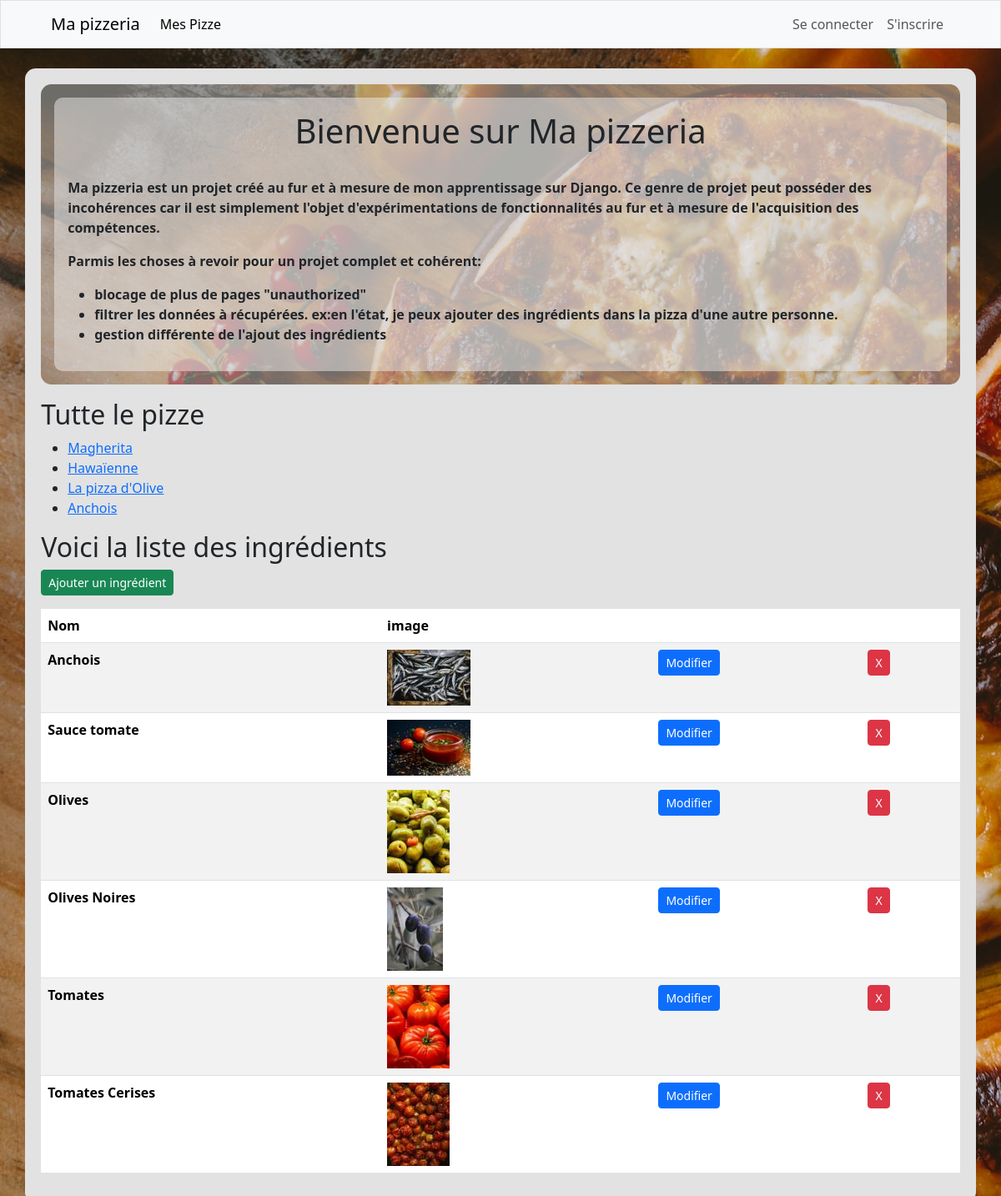
The page / on the database its author committed.
### pizzas/models.py (models this page shows, shortened)
class Pizza(models.Model):
    name = models.CharField(max_length=50)
    owner = models.ForeignKey(User, on_delete=models.CASCADE)
    def __str__(self) -> str:
        return self.name

class Topping(models.Model):
    pizza = models.ManyToManyField(Pizza)
    name = models.CharField(max_length=50)
    field_name = models.ImageField(upload_to='images/', height_field=None, width_field=None, max_length=100, blank=True)
    def __str__(self) -> str:
        return self.name

### pizzas/views.py (the view)
# urls.py: path('', views.index, name='index'),
def index(request):
    toppings = Topping.objects.all()
    pizze = Pizza.objects.all()
    title = "Page Accueil"
    context = {'toppings': toppings, 'pizze': pizze, 'title': title}
    return render(request, 'pizzas/index.html', context)

### pizzas/templates/pizzas/index.html (shortened to what this page needs)
{% extends 'pizzas/base.html' %}
{% block page_header %}
{% load static %}
    <div class="jumbotron p-3 jumbotron-index">
        <div class="jumbotron-text">
            <div class=" cadre-gris">
                <h1 class=" text-center pb-4">Bienvenue sur Ma pizzeria</h1>
                <p>Ma pizzeria est un projet créé au fur et à mesure de mon apprentissage sur Django. Ce genre de projet peut posséder des incohérences car il est simplement l'objet d'expérimentations de fonctionnalités au fur et à mesure de l'acquisition des compétences. </p>
                <p>Parmis les choses à revoir pour un projet complet et cohérent:
                    <ul>
                        <li>blocage de plus de pages "unauthorized"</li>
                        <li>filtrer les données à récupérées. ex:en l'état, je peux ajouter des ingrédients dans la pizza d'une autre personne.</li>
                        <li>gestion différente de l'ajout des ingrédients</li>
                    </ul>
                </p>
            </div>
        </div>
    </div>
{% endblock page_header %}
{% block content %}
    <h2>Tutte le pizze</h2>
    <ul>
        {% for pizza in pizze %}
        <li><a href="{% url 'pizzas:pizzas_toppings' pizza.id %}">{{ pizza }}</a></li>
        {% endfor %}
    </ul>
    <h2>Voici la liste des ingrédients</h2>
        <p><a href="{% url 'pizzas:new_topping' %}"><button type="button" class="btn btn-success btn-sm">Ajouter un ingrédient</button></a></p>
    {% if toppings %}
    <table class="table table-responsive table-striped">
        <thead>
          <tr>
            <th scope="col">Nom</th>
            <th scope="col">image</th>
            <th scope="col"></th>
            <th scope="col"></th>
          </tr>
        </thead>
        <tbody>
            {% for topping in toppings%}
          <tr>
            <th scope="row">{{topping}} </th>
            <td><img src="{{ MEDIA_URL }}media/{{topping.field_name}}" alt="{{ topping }}"></td>
            <td><a href="{% url 'pizzas:edit_topping' topping.id %}"><button type="button" class="btn btn-primary btn-sm">Modifier</button></a></td>
            <td><a href="{% url 'pizzas:delete_topping' topping.id %}"><button type="button" class="btn btn-danger btn-sm">X</button></a></td>
          </tr>
           {% endfor %}
        </tbody>
    </table>
    {% else %}
      <p>Il n'y a pas d'ingrédient pour le moment.</p>
    {% endif %}
{% endblock content %}

### pizzas/static/pizzas/styles.css (style rules this page uses)
body { background-image: url("images/accueil.jpg"); }
.jumbotron-index { position: relative; background: #C0C0C0; overflow: hidden; border-radius: 0.8rem; }
.jumbotron-text { position: relative; z-index: 2; font-weight: bolder; }
.cadre-gris { padding: 1rem; background-color: rgba(237, 237, 237, 0.5); border-radius: 10px; }
.jumbotron-index::before { content: ' '; display: block; position: absolute; left: 0; top: 0; width: 100%; height: 100%; z-index: 1; opacity: 0.5; background-image: url("images/accueil.jpg"); background-repeat: no-repeat; background-position: 50% 0; background-size: cover; }

### rows shown on the page
Pizza: name "Magherita"
Pizza: name "Hawaïenne"
Pizza: name "La pizza d'Olive"
Pizza: name "Anchois"
Topping: name "Anchois", field_name (picture)
Topping: name "Sauce tomate", field_name (picture)
Topping: name "Olives", field_name (picture)
Topping: name "Olives Noires", field_name (picture)
Topping: name "Tomates", field_name (picture)
Topping: name "Tomates Cerises", field_name (picture)
